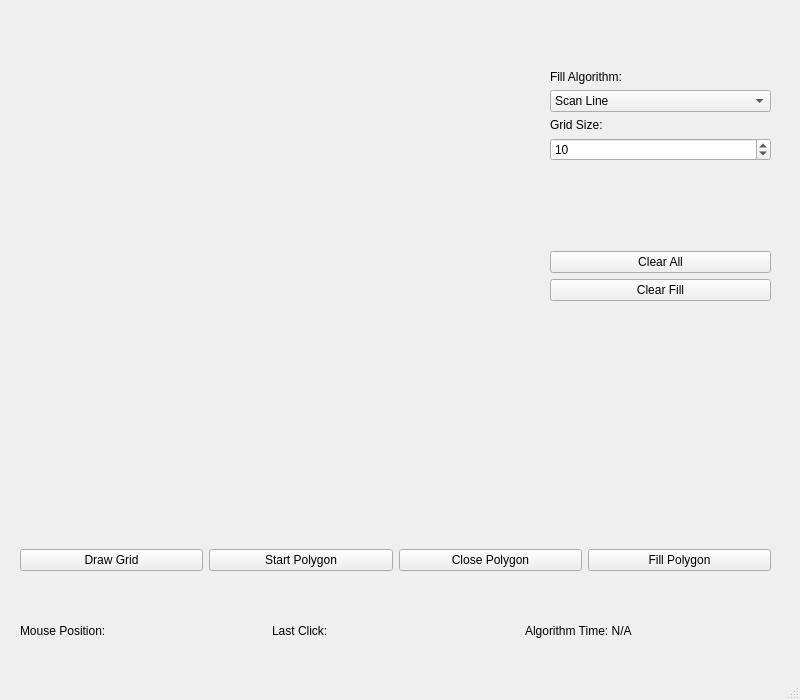
<?xml version="1.0" encoding="UTF-8"?>
<ui version="4.0">
 <class>MainWindow</class>
 <widget class="QMainWindow" name="MainWindow">
  <property name="geometry">
   <rect>
    <x>0</x>
    <y>0</y>
    <width>800</width>
    <height>700</height>
   </rect>
  </property>
  <property name="windowTitle">
   <string>Polygon Illustrator</string>
  </property>
  <widget class="QWidget" name="centralwidget">
   <widget class="my_label" name="frame">
    <property name="geometry">
     <rect>
      <x>20</x>
      <y>10</y>
      <width>500</width>
      <height>500</height>
     </rect>
    </property>
    <property name="minimumSize">
     <size>
      <width>500</width>
      <height>500</height>
     </size>
    </property>
    <property name="text">
     <string/>
    </property>
   </widget>
   <widget class="QWidget" name="layoutWidget">
    <property name="geometry">
     <rect>
      <x>550</x>
      <y>70</y>
      <width>221</width>
      <height>231</height>
     </rect>
    </property>
    <layout class="QVBoxLayout" name="verticalLayout">
     <item>
      <widget class="QLabel" name="label_5">
       <property name="text">
        <string>Fill Algorithm:</string>
       </property>
      </widget>
     </item>
     <item>
      <widget class="QComboBox" name="algo_select">
       <item>
        <property name="text">
         <string>Scan Line</string>
        </property>
       </item>
       <item>
        <property name="text">
         <string>Flood Fill</string>
        </property>
       </item>
       <item>
        <property name="text">
         <string>Boundary Fill</string>
        </property>
       </item>
      </widget>
     </item>
     <item>
      <widget class="QLabel" name="label">
       <property name="text">
        <string>Grid Size:</string>
       </property>
      </widget>
     </item>
     <item>
      <widget class="QSpinBox" name="grid_size">
       <property name="toolTip">
        <string>&lt;html&gt;&lt;head/&gt;&lt;body&gt;&lt;p&gt;Set the size of the grid cells&lt;/p&gt;&lt;/body&gt;&lt;/html&gt;</string>
       </property>
       <property name="minimum">
        <number>5</number>
       </property>
       <property name="maximum">
        <number>50</number>
       </property>
       <property name="value">
        <number>10</number>
       </property>
      </widget>
     </item>
     <item>
      <spacer name="verticalSpacer">
       <property name="orientation">
        <enum>Qt::Vertical</enum>
       </property>
       <property name="sizeHint" stdset="0">
        <size>
         <width>20</width>
         <height>40</height>
        </size>
       </property>
      </spacer>
     </item>
     <item>
      <widget class="QPushButton" name="clear">
       <property name="text">
        <string>Clear All</string>
       </property>
      </widget>
     </item>
     <item>
      <widget class="QPushButton" name="clear_fill">
       <property name="text">
        <string>Clear Fill</string>
       </property>
      </widget>
     </item>
    </layout>
   </widget>
   <widget class="QWidget" name="horizontalLayoutWidget">
    <property name="geometry">
     <rect>
      <x>20</x>
      <y>610</y>
      <width>751</width>
      <height>41</height>
     </rect>
    </property>
    <layout class="QHBoxLayout" name="horizontalLayout">
     <item>
      <widget class="QLabel" name="mouse_movement">
       <property name="text">
        <string>Mouse Position:</string>
       </property>
      </widget>
     </item>
     <item>
      <widget class="QLabel" name="mouse_pressed">
       <property name="text">
        <string>Last Click:</string>
       </property>
      </widget>
     </item>
     <item>
      <widget class="QLabel" name="time_algo">
       <property name="text">
        <string>Algorithm Time: N/A</string>
       </property>
      </widget>
     </item>
    </layout>
   </widget>
   <widget class="QWidget" name="horizontalLayoutWidget_2">
    <property name="geometry">
     <rect>
      <x>20</x>
      <y>530</y>
      <width>751</width>
      <height>61</height>
     </rect>
    </property>
    <layout class="QHBoxLayout" name="horizontalLayout_2">
     <item>
      <widget class="QPushButton" name="draw_grid">
       <property name="text">
        <string>Draw Grid</string>
       </property>
      </widget>
     </item>
     <item>
      <widget class="QPushButton" name="start_polygon">
       <property name="text">
        <string>Start Polygon</string>
       </property>
      </widget>
     </item>
     <item>
      <widget class="QPushButton" name="close_polygon">
       <property name="text">
        <string>Close Polygon</string>
       </property>
      </widget>
     </item>
     <item>
      <widget class="QPushButton" name="fill_polygon">
       <property name="text">
        <string>Fill Polygon</string>
       </property>
      </widget>
     </item>
    </layout>
   </widget>
  </widget>
  <widget class="QMenuBar" name="menubar">
   <property name="geometry">
    <rect>
     <x>0</x>
     <y>0</y>
     <width>800</width>
     <height>20</height>
    </rect>
   </property>
  </widget>
  <widget class="QStatusBar" name="statusbar"/>
 </widget>
 <customwidgets>
  <customwidget>
   <class>my_label</class>
   <extends>QLabel</extends>
   <header>my_label.h</header>
  </customwidget>
 </customwidgets>
 <resources/>
 <connections/>
</ui>
